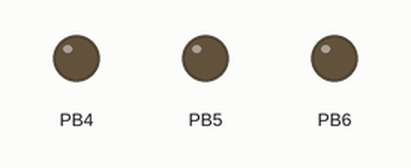
Simulated run of this program. Board: ATmega32, built with avr-gcc and emulated at 8 MHz. Parts: output pins drawn as LEDs (lit = HIGH). At 6.0 s the program stops and its outputs stay as they are.

Above: at 0.1 s.
At 1.1 s:
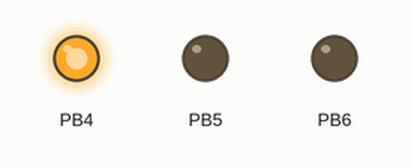
At 2.1 s:
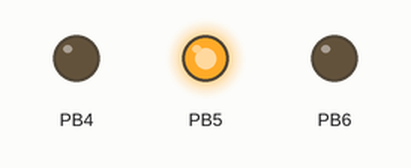
At 4.1 s:
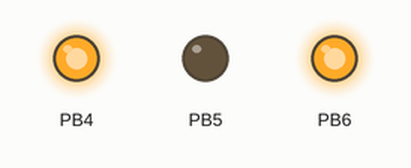
At 6.1 s:
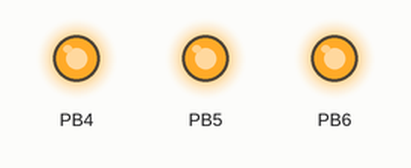
Timing chart, 0 to 7.5 s (numbered marks = the images above):
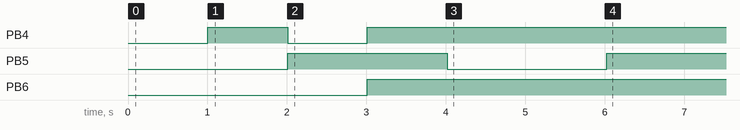

Measured:
- by itself, PB4: LOW → HIGH at 1.0 s, → LOW 1.0 s later, → HIGH 1.0 s later
- by itself, PB5: LOW → HIGH at 2.0 s, → LOW 2.0 s later, → HIGH 2.0 s later
- by itself, PB6: LOW → HIGH at 3.0 s

The program:

main.c
```c
/*****************************************************************************
 * Module 	  : OS Scheduler
 *
 * File name  : Scheduler.c
 *
 * Created on : Sep 16, 2019
 *
 * Author     : Ahmed Eldakhly
 ******************************************************************************/

/*******************************************************************************
 *                       	Included Libraries                                 *
 *******************************************************************************/
#include "DIO.h"
#include "Scheduler.h"

/*******************************************************************************
 *               	     	  Functions Prototype                              *
 *******************************************************************************/
void Task1(void);
void Task2(void);
void Task3(void);

/*******************************************************************************
 *                   			 Main function                                *
 *******************************************************************************/
u32 main (void)
{
	DIO_SetPinDirection(DIO_PIN12,OUTPUT);
	DIO_SetPinDirection(DIO_PIN13,OUTPUT);
	DIO_SetPinDirection(DIO_PIN14,OUTPUT);
	SOS_Init();
	SET_BIT(SREG,I);
	SOS_Create_Task(SOS_PRIORITY_0,500,Task1);
	SOS_Create_Task(SOS_PRIORITY_1,1000,Task2);
	SOS_Create_Task(SOS_PRIORITY_2,1500,Task3);

	SOS_Run();
}

/*******************************************************************************
 *                      Functions Definition                                   *
 *******************************************************************************/
void Task1(void)
{
	/*static uint8 counter=0;*/
	static uint8 Task1_Flag = 0u;
	Task1_Flag ^= 1u;
	if(Task1_Flag == 1u)
	{
		DIO_WritePin(DIO_PIN12,HIGH);
	}
	else
	{
		DIO_WritePin(DIO_PIN12,LOW);
	}
	/*	counter++;
	if(counter == 9u)
	{
		SOS_DeInit();
	}
	 */

}
void Task2(void)
{
	static uint8 counter = 0;
	static uint8 Task2_Flag = 0u;
	Task2_Flag ^= 1u;
	if(Task2_Flag == 1u)
	{
		DIO_WritePin(DIO_PIN13,HIGH);
	}
	else
	{
		DIO_WritePin(DIO_PIN13,LOW);
	}
	//SOS_Delete_Task(Task1);
	counter++;
	if(counter == 3u)
	{
		SOS_DeInit();
	}

}
void Task3(void )
{

	static uint8 Task3_Flag = 0u;
	Task3_Flag ^= 1u;
	if(Task3_Flag == 1u)
	{
		DIO_WritePin(DIO_PIN14,HIGH);
	}
	else
	{
		DIO_WritePin(DIO_PIN14,LOW);
	}
	SOS_Delete_Task(Task1);
}
```

Macro.h
```c
/*****************************************************************************
 * Module 	  : Data Types definition
 *
 * File name  : std_types.h
 *
 * Created on : Apr 9, 2019
 *
 * Author     : Ahmed Eldakhly & Hesham Hafez
 ******************************************************************************/

#ifndef MACRO_H_
#define MACRO_H_

/*******************************************************************************
 *                      Preprocessor Macros                                    *
 *******************************************************************************/

/* Set a certain bit in any register */
#define SET_BIT(REG,BIT) 		(REG|=(1<<BIT))

/* Clear a certain bit in any register */
#define CLEAR_BIT(REG,BIT) 		(REG&=~(1<<BIT))

/* Check if a specific bit is set in any register and return true if yes */
#define GET_BIT(REG,BIT) 		((REG>>BIT)&1)

/* Toggle a certain bit in any register */
#define TOGGLE_BIT(REG,BIT) 	(REG^=(1<<BIT))

/* Rotate right the register value with specific number of rotates */
#define ROTATE_RIGHT(REG,NUM) ( REG=(REG>>NUM) | REG=(REG<<(8-NUM)) )

/* Rotate left the register value with specific number of rotates */
#define ROTATE_LEFT(REG,NUM) ( REG=(REG<<NUM) | REG=(REG>>(8-NUM)) )


#endif /* MACRO_H_ */
```

Scheduler.c
```c
/*****************************************************************************
 * Module 	  : OS Scheduler
 *
 * File name  : Scheduler.c
 *
 * Created on : Sep 16, 2019
 *
 * Author     : Ahmed Eldakhly
 ******************************************************************************/

/*******************************************************************************
 *                       	Included Libraries                                 *
 *******************************************************************************/
#include "Scheduler.h"
#include "DIO.h"
/*******************************************************************************
 *                           Global Variables                                  *
 *******************************************************************************/
static volatile uint32 TimerTich=0;
StrSosTaskConfig_t SOS_TasksArray[MAX_TASKS];
/*******************************************************************************
 *                      Functions Definition                                   *
 *******************************************************************************/
/*******************************************************************************
 * Function Name:	ISR
 *
 * Description: 	Interrupt service routine
 *
 * Inputs:			NULL
 *
 * Outputs:			NULL
 *
 * Return:			NULL
 *******************************************************************************/
ISR(TIMER0_COMP_vect)
{

	TimerTich++;
	/*for loop to check on all tasks to determine which one needs to convert to ready state*/
	for(uint8 counter=0; counter<MAX_TASKS; counter++)
	{
		/*check if any task exists in this priority index*/
		if(SOS_TasksArray[counter].TaskFunction_ptr != NULL_PTR)
		{
			/*check if any task needs to convert to ready state*/
			if(((TimerTich) % (SOS_TasksArray[counter].TaskPeriodicity)) == 0u)
			{

				SOS_TasksArray[counter].TaskState = SOS_READY;

			}
			else
			{
				/*Do Nothing*/
			}
		}
	}
}
/*******************************************************************************
 * Function Name:	SOS_Init
 *
 * Description: 	Initialize the SOS Driver
 *
 * Inputs:			NULL
 *
 * Outputs:			NULL
 *
 * Return:			NULL
 *******************************************************************************/
void SOS_Init(void)
{
	/*Initialize TIMER0 */
	TIMER_init();
	/*for loop to initialize all tasks in tasks array*/
	for (uint8 counter=0; counter<MAX_TASKS;   counter++)
	{
		SOS_TasksArray[counter].TaskPeriodicity = 0u;
		SOS_TasksArray[counter].TaskState=SOS_WAITING;
		SOS_TasksArray[counter].TaskFunction_ptr = NULL_PTR;
	}
}

/*******************************************************************************
 * Function Name:	SOS_Create_Task
 *
 * Description: 	Create New task in scheduler
 *
 * Inputs:			-Task priority 		(EnmSchedulerTaskPriority_t enum)
 * 					-Task Periodicity 	(uint16)
 * 					-Task Function 		(pointer to function)
 *
 * Outputs:			NULL
 *
 * Return:			Status check if execution occurs correctly
 *******************************************************************************/
EnmCreateTaskStatus_t SOS_Create_Task(EnmSchedulerTaskPriority_t a_Priority,uint16 a_TaskPeriodicity,void (*TaskFunction_ptr)(void))
{
	 /*return status to check if task enters to scheduler*/
	EnmCreateTaskStatus_t ReturnVal;
	/*check if task has same priority of entered task or not*/
	if(SOS_TasksArray[a_Priority].TaskFunction_ptr == NULL_PTR)
	{
		/*add task to scheduler*/
		SOS_TasksArray[a_Priority].TaskFunction_ptr = TaskFunction_ptr;
		SOS_TasksArray[a_Priority].TaskPeriodicity=a_TaskPeriodicity;
		SOS_TasksArray[a_Priority].TaskState=SOS_WAITING;
		ReturnVal = OK;
	}
	else
	{
		ReturnVal = TASK_PRIORITY_RESERVED;
	}

	return ReturnVal;
}

/*******************************************************************************
 * Function Name:	SOS_Delete_Task
 *
 * Description: 	this function delete selected exist task
 *
 * Inputs:			pointer to function that selected to delete
 *
 * Outputs:			NULL
 *
 * Return:			NULL
 *******************************************************************************/
void SOS_Delete_Task (void (*a_DeletedFunction_ptr)(void))
{
	/*for loop get task that wanted to be deleted from scheduler*/
	for(uint8 counter = 0; counter<MAX_TASKS; counter++)
	{
		/*Check on the task that wanted to be deleted from scheduler*/
		if(SOS_TasksArray[counter].TaskFunction_ptr == a_DeletedFunction_ptr)
		{
			SOS_TasksArray[counter].TaskFunction_ptr = NULL_PTR;
			SOS_TasksArray[counter].TaskState=SOS_WAITING;
			SOS_TasksArray[counter].TaskPeriodicity = 0u;;
			break;
		}
		else
		{
			/*Do Nothing*/
		}
	}
}

/*******************************************************************************
 * Function Name:	SOS_Run
 *
 * Description: 	this function execute ready tasks
 *
 * Inputs:			NULL
 *
 * Outputs:			NULL
 *
 * Return:			NULL
 *******************************************************************************/
void SOS_Run (void)
{

	while(1)
	{
		/*loop for searching about ready tasks in scheduler to execute*/
		for(uint8 counter=0; counter<MAX_TASKS; counter++)
		{
			/*check if the task state is ready*/
			if(SOS_TasksArray[counter].TaskState == SOS_READY)
			{
				/*switch task state to Running State*/
				SOS_TasksArray[counter].TaskState = SOS_RUNNING;
				SOS_TasksArray[counter].TaskFunction_ptr();
				/*switch task state to waiting State*/
				SOS_TasksArray[counter].TaskState = SOS_WAITING;
			}
			else
			{
				/*Do Nothing*/
			}
		}
	}
}

/*******************************************************************************
 * Function Name:	SOS_DeInit
 *
 * Description: 	Disable the SOS Driver
 *
 * Inputs:			NULL
 *
 * Outputs:			NULL
 *
 * Return:			NULL
 *******************************************************************************/
void SOS_DeInit (void)
{
	/*Stop TIMER0 */
	TIMER_Deinit();
	/*for loop to Reinitialize all tasks in tasks array*/
	for (uint8 counter=0; counter<MAX_TASKS;   counter++)
	{
		SOS_TasksArray[counter].TaskPeriodicity=0;
		SOS_TasksArray[counter].TaskState=SOS_WAITING;
		SOS_TasksArray[counter].TaskFunction_ptr=NULL_PTR;
	}
}
```

Scheduler.h
```c
/*****************************************************************************
 * Module 	  : OS Scheduler
 *
 * File name  : Scheduler.h
 *
 * Created on : Sep 16, 2019
 *
 * Author     : Ahmed Eldakhly
 ******************************************************************************/

#ifndef SCHEDULER_H_
#define SCHEDULER_H_

/*******************************************************************************
 *                       	Included Libraries                                 *
 *******************************************************************************/
#include "Scheduler_cfg.h"
#include "avr/interrupt.h"
#include "Timer.h"

/*******************************************************************************
 *                  	       Types Declaration                               *
 *******************************************************************************/

/*************************** EnmSchedulerTaskState_t ***************************/
typedef enum
{
	SOS_READY,
	SOS_RUNNING,
	SOS_WAITING
}EnmSchedulerTaskState_t;

/*************************** EnmSchedulerTaskState_t ***************************/
typedef enum
{
	SOS_PRIORITY_0,
	SOS_PRIORITY_1,
	SOS_PRIORITY_2,
	SOS_PRIORITY_3,
	SOS_PRIORITY_4,
	SOS_PRIORITY_5,
	SOS_PRIORITY_6,
	SOS_PRIORITY_7,
	SOS_PRIORITY_8,
	SOS_PRIORITY_9
}EnmSchedulerTaskPriority_t;

/*************************** EnmCreateTaskStatus_t ***************************/
typedef enum
{
OK,
TASK_PRIORITY_RESERVED
}EnmCreateTaskStatus_t;

/***************************** StrSosTaskConfig_t ****************************/
typedef struct
{
	EnmSchedulerTaskState_t TaskState;
	uint16 TaskPeriodicity;
	void (*TaskFunction_ptr)(void);
}StrSosTaskConfig_t;

/*******************************************************************************
 *                      Functions Prototypes                                   *
 *******************************************************************************/

/*******************************************************************************
 * Function Name:	SOS_Init
 *
 * Description: 	Initialize the SOS Driver
 *
 * Inputs:			NULL
 *
 * Outputs:			NULL
 *
 * Return:			NULL
 *******************************************************************************/
void SOS_Init(void);

/*******************************************************************************
 * Function Name:	SOS_Create_Task
 *
 * Description: 	Create New task in scheduler
 *
 * Inputs:			-Task priority 		(EnmSchedulerTaskPriority_t enum)
 * 					-Task Periodicity 	(uint16)
 * 					-Task Function 		(pointer to function)
 *
 * Outputs:			NULL
 *
 * Return:			Status check if execution occurs correctly
 *******************************************************************************/
EnmCreateTaskStatus_t SOS_Create_Task(EnmSchedulerTaskPriority_t a_Priority,uint16 a_TaskPeriodicity,void (*TaskFunction_ptr)(void));

/*******************************************************************************
 * Function Name:	SOS_Run
 *
 * Description: 	this function execute ready tasks
 *
 * Inputs:			NULL
 *
 * Outputs:			NULL
 *
 * Return:			NULL
 *******************************************************************************/
void SOS_Run (void);

/*******************************************************************************
 * Function Name:	SOS_Delete_Task
 *
 * Description: 	this function delete selected exist task
 *
 * Inputs:			pointer to function that selected to delete
 *
 * Outputs:			NULL
 *
 * Return:			NULL
 *******************************************************************************/
void SOS_Delete_Task (void (*a_DeletedFunction_ptr)(void));

/*******************************************************************************
 * Function Name:	SOS_DeInit
 *
 * Description: 	Disable the SOS Driver
 *
 * Inputs:			NULL
 *
 * Outputs:			NULL
 *
 * Return:			NULL
 *******************************************************************************/
void SOS_DeInit (void);


#endif /* SCHEDULER_H_ */
```

TImer.c
```c
/******************************************************************************
 *
 * Module: TIMERS
 *
 * File Name: TImer0_Prog.c
 *
 * Description: Source file for the TIMER0 AVR driver
 *
 * Created on: Sep 7, 2019
 *
 * Author: Ahmed Eldakhly & Hesham Hafez
 *
 *******************************************************************************/

/*******************************************************************************
 *                       	Included Libraries                                 *
 *******************************************************************************/
#include "Macro.h"
#include "std_types.h"
#include "Timer.h"
#include "Timer_Map.h"


/*******************************************************************************
 *                      Functions Definitions                                  *
 *******************************************************************************/

/*******************************************************************************
 * Function Name:	TIMER_init
 *
 * Description: 	Initialize the TIMER0 Driver Registers
 *
 * Inputs:			NULL
 *
 * Outputs:			NULL
 *
 * Return:			NULL
 *******************************************************************************/

void TIMER_init(void)
{
	/**************************** CTC Mode Init ***************************************/
	TIMER_TCCR0 &= (~((1<<WGM00)|(1<<WGM01)));			/*Clear WGM00 & WGM01 Bits in TCCR0 Registers*/
	TIMER_TCCR0 |= (1<<WGM01);							/*Set WGM01 Bit*/
	/**************************** OCR0 Value ***************************************/
	TIMER_OCR0   = OCR0_VALUE;
	/**************************** Pre-Scaler Bit Init ***************************************/
	TIMER_TCCR0 &= (~((1<<CS00)|(1<<CS01)|(1<<CS02)));	/*Clear CS00 & CS01 & CS02 Bits in TCCR0 Registers*/
	TIMER_TCCR0 |= (1<<CS01);							/*Set CS01 Bit ----> pre-scaler = 8*/
	TIMER_TCCR0 |= (1<<CS00);							/*Set CS01 Bit ----> pre-scaler = 8*/
	TIMER_TIMSK |= (1u<<OCIE);

}

/*******************************************************************************
 * Function Name:	TIMER_Deinit
 *
 * Description: 	Disable the TIMER0 Driver Registers
 *
 * Inputs:			NULL
 *
 * Outputs:			NULL
 *
 * Return:			NULL
 *******************************************************************************/
void TIMER_Deinit(void)
{
	/**************************** Pre-Scaler Bit DeInit ***************************************/
	TIMER_TCCR0 &= (~((1<<CS00)|(1<<CS01)|(1<<CS02)));	/*Clear CS00 & CS01 & CS02 Bits in TCCR0 Registers*/
	/**************************** OCR0 Value **************************************************/
	TIMER_OCR0=LOW;
}
```

Timer.h
```c
/******************************************************************************
 *
 * Module: TIMERS
 *
 * File Name: Timer0_interface.h
 *
 * Description: Header file for the TIMER0 AVR driver
 *
 * Created on: Sep 7, 2019
 *
 * Author: Ahmed Eldakhly & Hesham Hafez
 *
 *******************************************************************************/

#ifndef TIMER_H_
#define TIMER_H_

/*******************************************************************************
 *                       	Included Libraries                                 *
 *******************************************************************************/

#include "Timer_cfg.h"
#include "Timer_Map.h"

/*******************************************************************************
 *                      Functions Prototypes                                   *
 *******************************************************************************/

/*******************************************************************************
 * Function Name:	TIMER_init
 *
 * Description: 	Initialize the TIMER0 Driver Registers
 *
 * Inputs:			NULL
 *
 * Outputs:			NULL
 *
 * Return:			NULL
 *******************************************************************************/
void TIMER_init(void);

/*******************************************************************************
 * Function Name:	TIMER_Deinit
 *
 * Description: 	Disable the TIMER0 Driver Registers
 *
 * Inputs:			NULL
 *
 * Outputs:			NULL
 *
 * Return:			NULL
 *******************************************************************************/

void TIMER_Deinit(void);


/*void Timer_delayWithButton_ms(uint32 u32DelayNumber,uint8 StopButton);*/

#endif /* TIMER_H_ */
```

Source omitted: Timer_Map.h (4290 bytes), Scheduler_cfg.h (691 bytes), Timer_cfg.h (1519 bytes), DIO.c (2412 bytes), DIO.h (316 bytes), DIO_Map.h (1872 bytes), std_types.h (1493 bytes)
